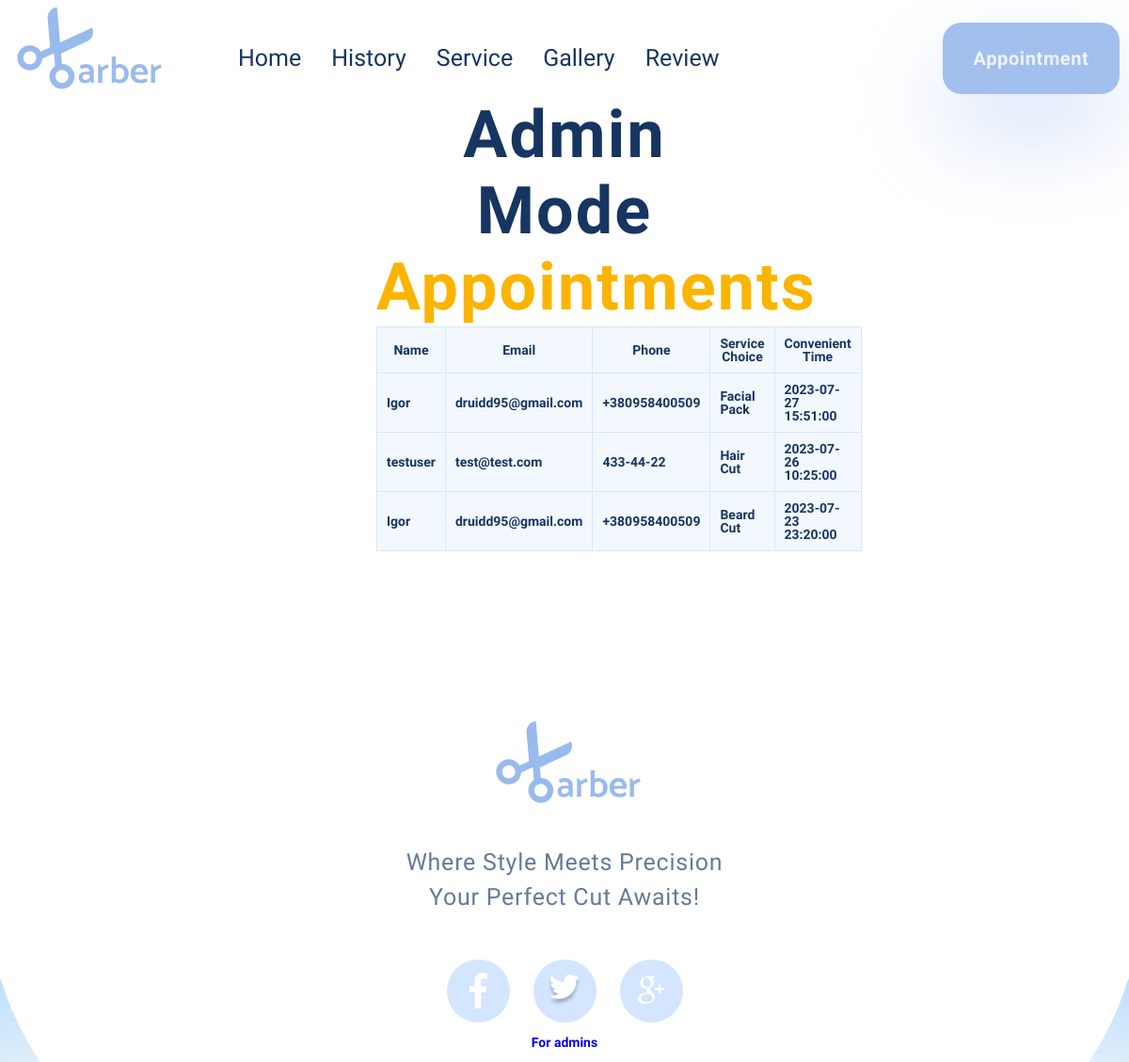
Page /admin (signed in) on the earlier database version.
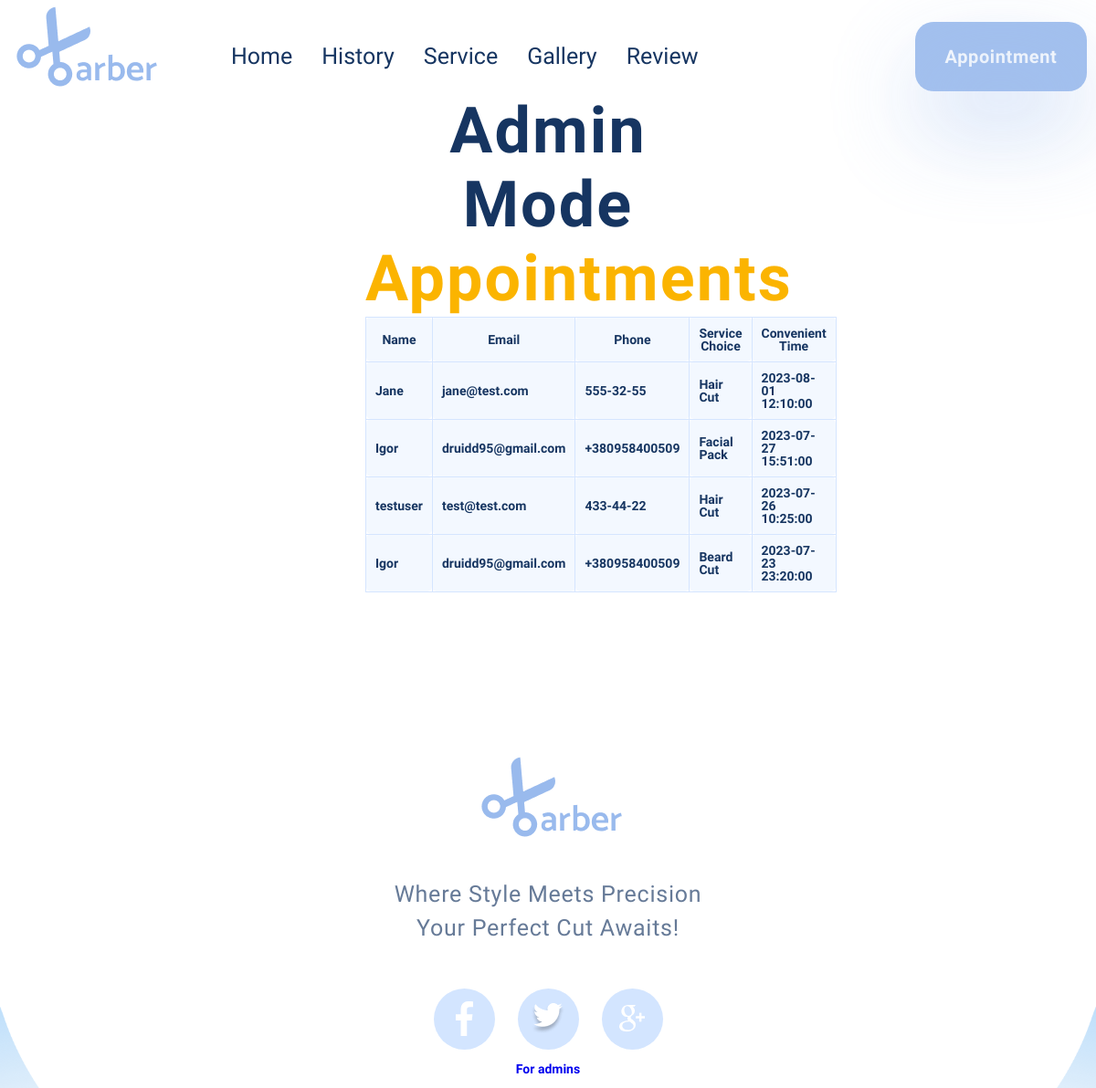
Same page on the later database version.
### models.py (models this page shows)
class Appointment(db.Model):
    id = db.Column(db.Integer, primary_key=True)
    name = db.Column(db.String)
    email = db.Column(db.String)
    phone = db.Column(db.String)
    service_choice = db.Column(db.String)
    convenient_time = db.Column(db.DateTime)

### views.py (the view)
@app.route("/admin")
@login_required
def admin():
    appointments = Appointment.query.order_by(Appointment.id.desc()).all()
    return render_template("admin.html", appointments=appointments)

### views.py (called while the page is built)
@login_manager.user_loader
def load_user(user_id):
    return User.query.get(int(user_id))

### templates/admin.html (shortened to what this page needs)
{% extends "base.html" %}
{% block content %}
<div class="appointments-list">
  <div class="about__title">
    Admin Mode<br />
    <span>Appointments</span>
    <br>
  </div>
  <table>
    <tr>
      <th>Name</th>
      <th>Email</th>
      <th>Phone</th>
      <th>Service Choice</th>
      <th>Convenient Time</th>
    </tr>
    {% for appointment in appointments %}
    <tr>
      <td>{{ appointment.name }}</td>
      <td>{{ appointment.email }}</td>
      <td>{{ appointment.phone }}</td>
      <td>{{ appointment.service_choice }}</td>
      <td>{{ appointment.convenient_time }}</td>
    </tr>
    {% endfor %}
  </table>
</div>
{% endblock %}

### templates/base.html (shortened to what this page needs)
<!DOCTYPE html>
<html lang="en">
<head>
  <link rel="stylesheet" href="{{ url_for('static', filename='beard.css') }}" />
</head>
<body>
  <div class="wrapper">
    <header class="header">
      <div class="header__content _container">
        <div class="header__nav-menu">
          <div class="header__logo">
            <a href="{{ url_for('index') }}">
              <img src="{{ url_for('static', filename='img/Group 11.png') }}" alt="" />
            </a>
          </div>
          <nav class="header__menu menu">
            <ul class="menu__list">
              <li class="menu__items">
                <a href="{{ url_for('index') }}" class="menu__links">Home</a>
              </li>
              <li class="menu__items">
                <a href="{{ url_for('history') }}" class="menu__links">History</a>
              </li>
              <li class="menu__items">
                <a href="{{ url_for('service') }}" class="menu__links">Service</a>
              </li>
              <li class="menu__items">
                <a href="{{ url_for('gallery') }}" class="menu__links">Gallery</a>
              </li>
              <li class="menu__items">
                <a href="{{ url_for('feedback') }}" class="menu__links">Review</a>
              </li>
            </ul>
          </nav>
        </div>
        <div class="menu__user">
          <div class="user__button">
            <button class="user__but _btn"
              onclick="window.location.href='{{ url_for('appointment') }}';">Appointment</button>
          </div>
        </div>
      </div>
    </header>
    <main class="main">
      {% block content %}
      {% endblock %}
    </main>
    <footer class="footer">
      <div class="footer__logo">
        <img src="{{ url_for('static', filename='img/Group 11.png') }}" alt="" />
      </div>
      <div class="footer__text">
        Where Style Meets Precision<br />
        Your Perfect Cut Awaits!
      </div>
      <div class="footer__icons">
        <div class="icons__items">
          <a href="https://www.facebook.com/" target="blank">
            <img src="{{ url_for('static', filename='img/follows/Vector.png') }}" alt="" />
          </a>
        </div>
        <div class="icons__items">
          <a href="https://www.twitter.com/" target="blank">
            <img src="{{ url_for('static', filename='img/follows/Group.png') }}" alt="" />
          </a>
        </div>
        <div class="icons__items">
          <a href="https://www.google.com/" target="blank">
            <img src="{{ url_for('static', filename='img/follows/Group (1).png') }}" alt="" />
          </a>
        </div>
      </div>
      <div class="decor07 _dec">
        <img src="{{ url_for('static', filename='img/decor/Vector 7.png') }}" alt="" />
      </div>
      <div class="decor08 _dec">
        <img src="{{ url_for('static', filename='img/decor/Vector 8.png') }}" alt="" />
      </div>
      <br>
      <a href="{{ url_for('admin') }}"><span>For admins</span></a>
      <br>
    </footer>
  </div>
</body>
</html>

### static/beard.css (style rules this page uses)
* { padding: 0; margin: 0; border: 0; }
*, *:before, *:after { -moz-box-sizing: border-box; -webkit-box-sizing: border-box; box-sizing: border-box; }
nav, footer, header, aside { display: block; }
html, body { height: 100%; width: 100%; font-size: 100%; line-height: 1; font-size: 14px; -ms-text-size-adjust: 100%; -moz-text-size-adjust: 100%; -webkit-text-size-adjust: 100%; font-family: "Catamaran", sans-serif; font-weight: 700; }
input, button, textarea { font-family: inherit; }
button { cursor: pointer; }
a, a:visited { text-decoration: none; }
ul li { list-style: none; }
img { vertical-align: top; }
._container { max-width: 1562px; margin: 0 auto; padding: 0 15px; }
.wrapper { min-height: 100%; display: flex; flex-direction: column; overflow: hidden; }
.header { z-index: 50; }
.header__content { display: flex; align-items: center; max-height: 103px; justify-content: space-between; padding: 0 10px; }
.header__logo { display: flex; margin-right: 124px; }
.header__menu { display: flex; align-items: center; }
.header__nav-menu { display: flex; }
.menu__list { display: flex; flex-wrap: wrap; gap: 48px; margin-top: 20px; justify-self: end; }
.menu__links { font-size: 25px; font-weight: 500; line-height: 33px; letter-spacing: 0em; text-align: left; color: #163561; position: relative; }
.menu__links::after { content: ""; position: absolute; height: 132px; width: 93px; left: -12px; top: -190px; background-color: #a3c1ef; border-radius: 5px; z-index: -1; }
.menu__user { display: flex; align-items: center; margin-top: 20px; gap: 72px; opacity: 90%; }
._btn { width: 188px; height: 76px; background: #99baed; border-radius: 20px; font-size: 20px; font-weight: 700; line-height: 30px; letter-spacing: 0.03em; text-align: center; color: #ffffff; position: relative; }
._btn::after { content: ""; position: absolute; width: 188px; height: 76px; left: 0; top: 43px; background: rgba(153, 186, 237, 0.5); filter: blur(50px); border-radius: 20px; }
@media (max-width: 1222px) { .menu__list { gap: 32px; } }
@media (max-width: 1222px) { .header__logo { margin-right: 80px; } }
@media (max-width: 1222px) { .menu__user { gap: 32px; } }
.main { float: 1 1 100%; }
.about__title { font-style: normal; font-weight: 700; font-size: 70px; line-height: 116.6%; text-align: center; letter-spacing: 0.03em; color: #163561; }
.about__title span { color: #fbb400; }
._dec img { max-width: 200px; }
@media (max-width: 1504px) { ._dec img { max-width: 100px; } }
.footer { display: flex; flex-direction: column; align-items: center; margin-top: 173px; position: relative; }
.decor07 { position: absolute; bottom: 0; left: 0; }
.decor08 { position: absolute; bottom: 0; right: 0; }
.footer__logo { margin-bottom: 36px; }
.footer__text { font-style: normal; font-weight: 400; font-size: 25px; line-height: 150.6%; text-align: center; letter-spacing: 0.03em; color: #153461; opacity: 0.65; margin-bottom: 47px; }
.footer__icons { display: flex; gap: 25px; }
.icons__items img { position: absolute; width: 100%; height: 100%; object-fit: scale-down; }
.icons__items { width: 67px; height: 67px; border-radius: 50%; background: #d3e5ff; position: relative; }
.appointments-list { max-width: 400px; width: 100%; margin: 0 auto; }
.appointments-list table { width: 100%; border-collapse: collapse; }
.appointments-list th, .appointments-list td { padding: 10px; border: 1px solid #d5e5ff; border-radius: 5px; background-color: #f3f8ff; color: #163561; }
.appointments-list th { font-weight: bold; }

Differences in the rows shown:
added Appointment: name "Jane", email "jane@test.com", phone "555-32-55", service_choice "Hair Cut", convenient_time "2023-08-01 12:10:00"
